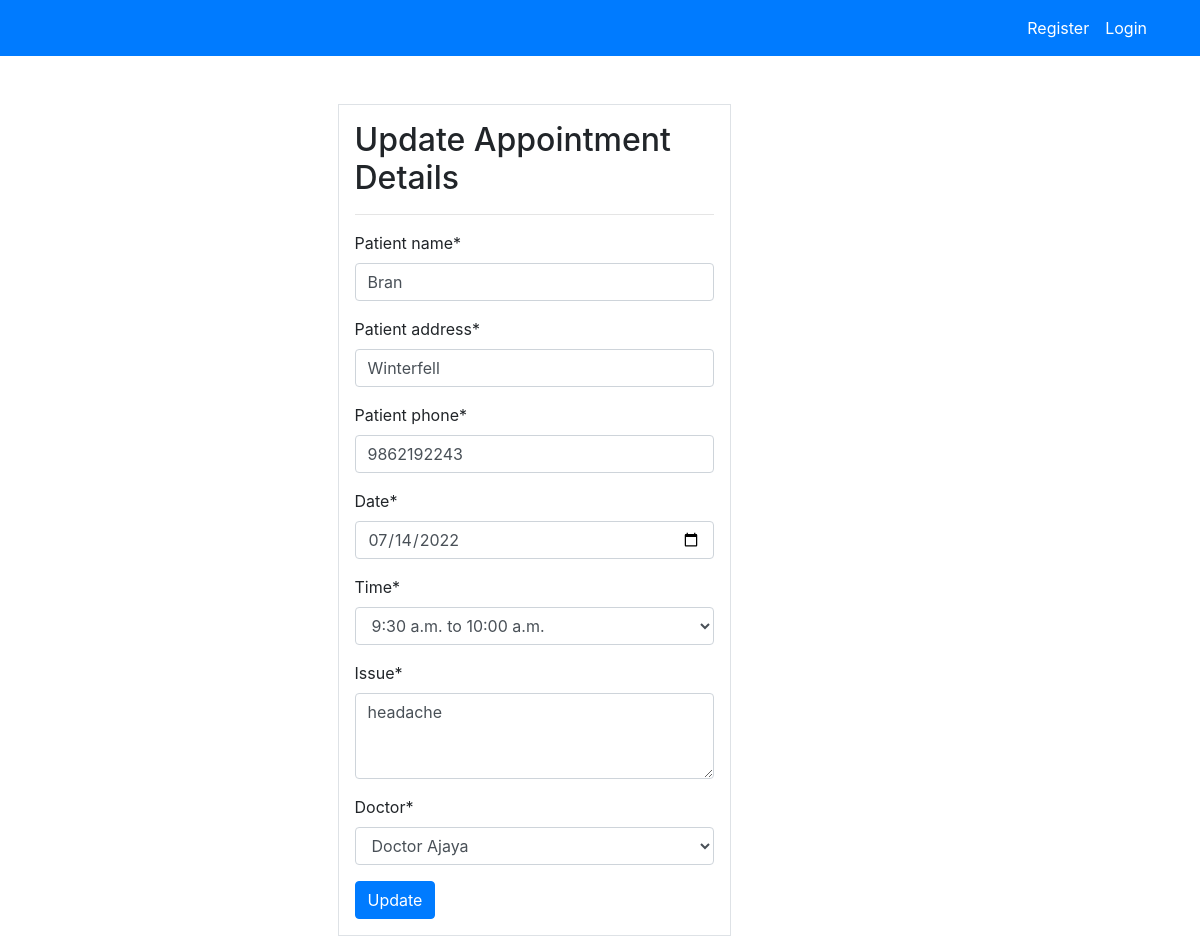
/appointment-update/7, run on the app's committed database.
### booking_app/models.py (models this page shows, shortened)
class Appointment(models.Model):
    patient_name = models.CharField(max_length=70)
    patient_address = models.CharField(max_length=70)
    patient_phone = models.PositiveIntegerField()
    date = models.DateField()
    time = models.CharField(max_length=100, choices=BOOKING_TIME)
    issue = models.CharField(max_length=100)
    doctor = models.ForeignKey(Doctor, on_delete=models.CASCADE)
    class Meta:
        verbose_name_plural = 'Appointment'

### booking_app/views.py (the view)
# urls.py: path('appointment-update/<int:pk>', views.appointment_update, name='appointment_update'),
def appointment_update(request, pk):
    appointment = Appointment.objects.get(id=pk)
    if request.method == 'POST':
        form = AppointmentUpdateForm(request.POST, instance=appointment)
        if form.is_valid():
            form.save()
            return redirect('receptionist_dashboard')
    else:
        form = AppointmentUpdateForm(instance=appointment)
    context = {
        'form': form,
    }
    return render(request, 'appointment_update.html', context)

### booking_app/forms.py (shortened to what this page needs)
class AppointmentUpdateForm(forms.ModelForm):
    date = forms.DateField(widget=forms.TextInput(attrs={'class': 'form-control', 'type': 'date'}))
    class Meta:
        model = Appointment
        fields = ['patient_name', 'patient_address', 'patient_phone', 'date', 'time', 'issue', 'doctor' ]
        widgets = {
            'issue': forms.Textarea(attrs={'rows': 3}),
        }

### booking_app/models.py (called while the page is built)
    def __str__(self):
        return f"Doctor {self.first_name} "

### templates/appointment_update.html (shortened to what this page needs)
{% extends 'base.html' %}
{% block content %}
{% load crispy_forms_tags %}
{% include 'nav_recep.html' %}
<div class="container">
    <div class="row offset-md-3 mt-5">
        <div class="col-md-6">
            <div class="border p-3">
                <h2>Update Appointment Details</h2>
                <hr>
                <form method="POST">
                    {{ form|crispy }}
                    <button class="btn btn-primary">Update</button>
                </form>
            </div>
        </div>
    </div>
</div>
{% endblock %}

### data on the page
Appointment: patient_name "Bran", patient_address "Winterfell", patient_phone "9862192243", date "07/14/2022", time "9:30 a.m. to 10:00 a.m.", issue "headache", doctor "Doctor Ajaya"
